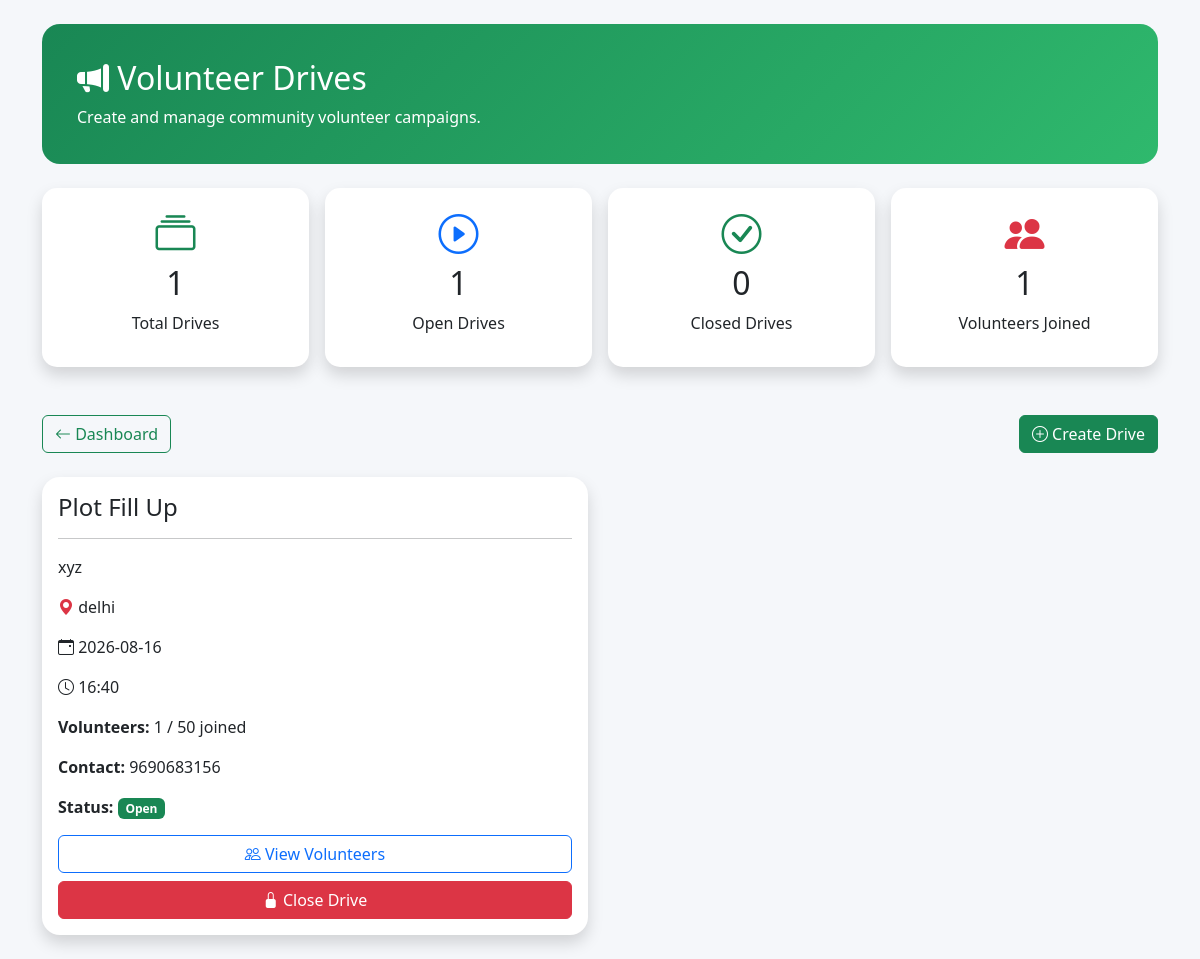
The app's page /volunteer_drives (signed in) with its own data.
### app.py (models this page shows)
class VolunteerDrive(db.Model):
    id = db.Column(db.Integer, primary_key=True)
    title = db.Column(db.String(150), nullable=False)
    description = db.Column(db.Text, nullable=False)
    meeting_point = db.Column(db.String(200), nullable=False)
    contact = db.Column(db.String(20))
    drive_date = db.Column(db.String(30))
    drive_time = db.Column(db.String(20))
    volunteers_needed = db.Column(db.Integer)
    instructions = db.Column(db.Text)
    status = db.Column(db.String(20), default="Open")
    ngo_id = db.Column(
        db.Integer,
        db.ForeignKey("user.id")
    )

### app.py (the view)
@app.route("/volunteer_drives")
def volunteer_drives():
    if "logged_in" not in session:
        return redirect(url_for("landing"))
    if session["role"] != "ngo":
        return redirect(url_for("dashboard"))
    drives = VolunteerDrive.query.filter_by(
        ngo_id=session["user_id"]
    ).order_by(
        VolunteerDrive.id.desc()
    ).all()
    total_volunteers = 0
    for drive in drives:
        drive.joined_count = Volunteer.query.filter_by(
            drive_id=drive.id
        ).count()
        total_volunteers += drive.joined_count
    return render_template(
        "ngo/volunteer_drives.html",
        username=session["username"],
        drives=drives,
        total_volunteers=total_volunteers
    )

### templates/ngo/volunteer_drives.html (shortened to what this page needs)
<!DOCTYPE html>
<html lang="en">
<head>
    <link href="https://cdn.jsdelivr.net/npm/bootstrap@5.3.3/dist/css/bootstrap.min.css" rel="stylesheet">
    <link href="https://cdn.jsdelivr.net/npm/bootstrap-icons@1.11.3/font/bootstrap-icons.css" rel="stylesheet">
</head>
<body>
<div class="container py-4">
<div class="hero mb-4">
<h2>
<i class="bi bi-megaphone-fill"></i>
Volunteer Drives
</h2>
<p class="mb-0">
Create and manage community volunteer campaigns.
</p>
</div>
<div class="row g-3 mb-5">
<div class="col-md-3">
<div class="card stat-card shadow text-center">
<div class="card-body">
<i class="bi bi-collection fs-1 text-success"></i>
<h2>{{ drives|length }}</h2>
<p>Total Drives</p>
</div>
</div>
</div>
<div class="col-md-3">
<div class="card stat-card shadow text-center">
<div class="card-body">
<i class="bi bi-play-circle fs-1 text-primary"></i>
<h2>
{{ drives|selectattr("status","equalto","Open")|list|length }}
</h2>
<p>Open Drives</p>
</div>
</div>
</div>
<div class="col-md-3">
<div class="card stat-card shadow text-center">
<div class="card-body">
<i class="bi bi-check-circle fs-1 text-success"></i>
<h2>
{{ drives|selectattr("status","equalto","Closed")|list|length }}
</h2>
<p>Closed Drives</p>
</div>
</div>
</div>
<div class="col-md-3">
<div class="card stat-card shadow text-center">
<div class="card-body">
<i class="bi bi-people-fill fs-1 text-danger"></i>
<h2>{{ total_volunteers }}</h2>
<p>Volunteers Joined</p>
</div>
</div>
</div>
</div>
<div class="d-flex justify-content-between mb-4">
<a href="{{ url_for('dashboard') }}"
class="btn btn-outline-success">
<i class="bi bi-arrow-left"></i>
Dashboard
</a>
<a href="{{ url_for('create_drive') }}"
class="btn btn-success">
<i class="bi bi-plus-circle"></i>
Create Drive
</a>
</div>
<div class="row g-4">
{% if drives %}
{% for drive in drives %}
<div class="col-lg-6">
<div class="card drive-card shadow h-100">
<div class="card-body">
<h4>
{{ drive.title }}
</h4>
<hr>
<p>
{{ drive.description }}
</p>
<p>
<i class="bi bi-geo-alt-fill text-danger"></i>
{{ drive.meeting_point }}
</p>
<p>
<i class="bi bi-calendar-event"></i>
{{ drive.drive_date }}
</p>
<p>
<i class="bi bi-clock"></i>
{{ drive.drive_time }}
</p>
<p>
<strong>Volunteers:</strong>
{{ drive.joined_count }} / {{ drive.volunteers_needed }} joined
</p>
<p>
<strong>Contact:</strong>
{{ drive.contact }}
</p>
<p>
<strong>Status:</strong>
{% if drive.status=="Open" %}
<span class="badge bg-success">
Open
</span>
{% else %}
<span class="badge bg-secondary">
Closed
</span>
{% endif %}
</p>
<div class="d-grid gap-2">
<a href="{{ url_for('view_volunteers', drive_id=drive.id) }}"
class="btn btn-outline-primary">
<i class="bi bi-people"></i>
View Volunteers
</a>
{% if drive.status=="Open" %}
<a href="{{ url_for('close_drive', drive_id=drive.id) }}"
class="btn btn-danger">
<i class="bi bi-lock-fill"></i>
Close Drive
</a>
{% else %}
<button class="btn btn-secondary" disabled>
Closed
</button>
{% endif %}
</div>
</div>
</div>
</div>
{% endfor %}
{% endif %}
</div>
</div>
</body>
</html>

### templates/ngo/volunteer_drives.html (style rules this page uses)
body { background:#f5f7fa; }
.hero { background:linear-gradient(135deg,#198754,#2fb96d); color:white; padding:35px; border-radius:18px; }
.stat-card { border:none; border-radius:15px; transition:.3s; }
.drive-card { border:none; border-radius:18px; transition:.3s; }

### records on screen
VolunteerDrive: title "Plot Fill Up", description "xyz", meeting_point "delhi", drive_date "2026-08-16", drive_time "16:40", joined_count "1", volunteers_needed "50", contact "9690683156", status "Open"

### other values on screen
{{ drives|length }} "1"
{{ drives|selectattr("status","equalto","Open")|list|length }} "1"
{{ drives|selectattr("status","equalto","Closed")|list|length }} "0"
{{ total_volunteers }} "1"
